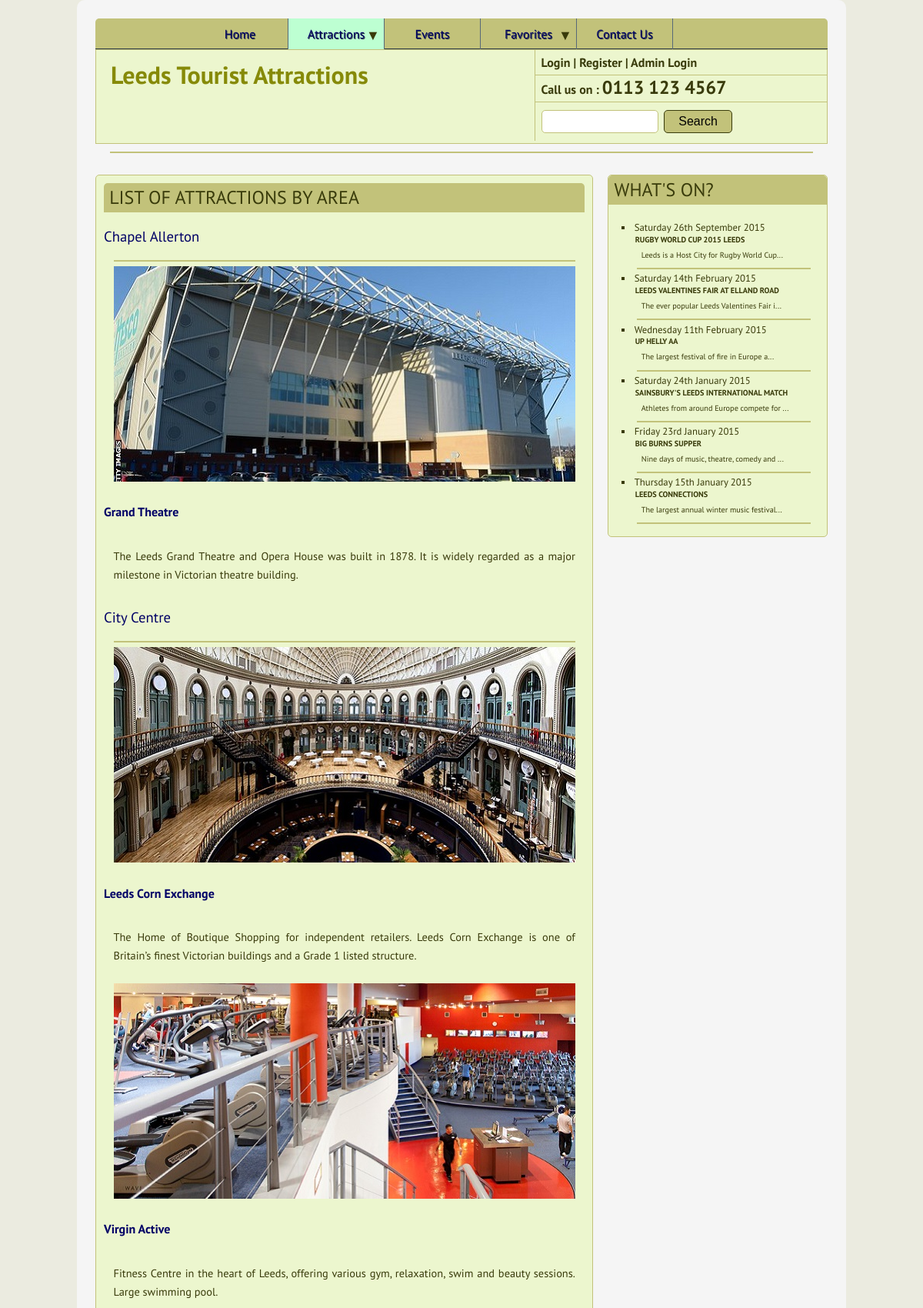
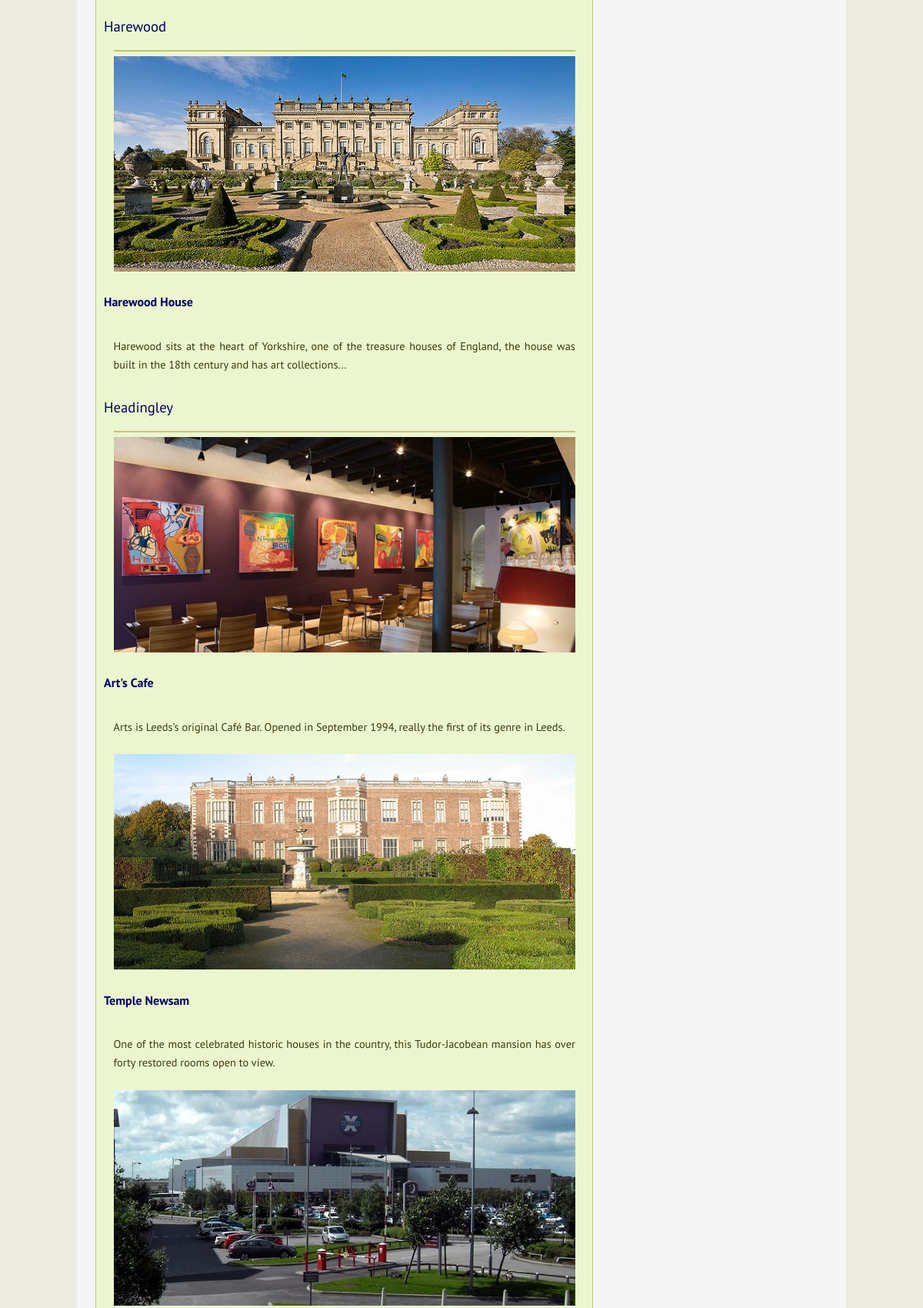
Page /attractionsArea.php (upper part) on the committed database (2 pictures, top to bottom).
### tables this page shows
CREATE TABLE IF NOT EXISTS `attraction` (
`AttractionID` int(11) NOT NULL,
  `Name` text NOT NULL,
  `Summary` text NOT NULL,
  `Description` text NOT NULL,
  `OpeningHours` text NOT NULL,
  `Type` int(11) NOT NULL,
  `Area` int(11) NOT NULL,
  `Address` text NOT NULL,
  `Postcode` varchar(10) NOT NULL,
  `Email` varchar(50) NOT NULL,
  `Website` varchar(255) NOT NULL,
  `Telephone` varchar(20) NOT NULL,
  `Start` datetime DEFAULT NULL,
  `End` datetime DEFAULT NULL,
  `AllDayEvent` tinyint(1) DEFAULT NULL,
  `ImageUrl` text NOT NULL,
  `VideoEmbed` text NOT NULL
);

CREATE TABLE IF NOT EXISTS `area` (
`AreaID` int(11) NOT NULL,
  `AreaName` varchar(100) NOT NULL
);

CREATE TABLE IF NOT EXISTS `events` (
`EventID` int(11) NOT NULL,
  `Title` varchar(200) NOT NULL,
  `Summary` varchar(200) NOT NULL,
  `Description` varchar(200) NOT NULL,
  `Date` date NOT NULL,
  `Image` varchar(200) NOT NULL,
  `alt` varchar(200) NOT NULL
);

### attractionsArea.php (the view, shortened to what this page needs)
<!DOCTYPE html>
<?php
include "includes/head.php";
?>
<?php
$sql = "SELECT Attraction.*, Area.AreaName \n"
    .  "FROM Attraction \n"
    .  "INNER JOIN Area ON Attraction.Area=Area.AreaID \n"
    .  "ORDER BY AreaName";
	$result = $con->query($sql);
?>
<body>
	<div class="page">
		<header>
			<nav class="clearfix">
				<?php
				echo build_menu(2);
				?>
			</nav>
			<?php include "includes/header.php"; ?>
		</header>
	<hr>
	<article>
			<h2>List of Attractions by Area</h2>
		<?php
			$areaname = NULL;
			while ($row = mysqli_fetch_array($result))
			{
				if($row['AreaName'] != $areaname) {
						$areaname = $row['AreaName'];
						echo ' 		<h3><a href="">' . $areaname. '</h3>';
						echo '           <hr>';
					}
						echo '			<img src="' . $row['ImageUrl'] . '"/>';
						echo '				<h4><a href="details.php?ID='. $row['AttractionID']. '">' . $row['Name'] . '</a></h4>';
						echo '				<p>' . $row['Summary'] . '</p>';
			}
		?>
	</article>
		<aside>
			<div>
			<h2>What's on?</h2>
			<?php include "includes/whatson.php"; ?>
			</div>
		</aside>
		<?php
		include"includes/footer.php";
		?>
</body>
</html>

### includes/whatson.php (shortened to what this page needs)
	<ul class="whatson " style="list-style-type:square">
<?php
	$Query  = "SELECT events.*";
	$Query .= "FROM events ";
	$Query .= "ORDER BY Date DESC ";
		$whatson_result = $con->query($Query);
		while ($rows = mysqli_fetch_array($whatson_result))
		{
			$summary = $rows['Summary'];
			$summarydisplay = substr($summary, 0, 40);
			$date = date_create($rows['Date']);
			echo ' 	<li >';
			echo ' 		<div id= "thumb_date">'.date_format($date, 'l jS F Y') .'</div>';
			echo ' 		<div id="thumb_text">';
			echo '           <a href="event-details.php?ID='. $rows['EventID']. '">';
			echo '				<h4>' . $rows['Title'] . '</h4>';
			echo '			 </a>';
			echo ' 				<p>' . $summarydisplay . '...</p>';
			echo ' 		</div>';
			echo ' 	</li>';
			echo '  <hr>';
		}
	?>
</ul>

### styles/styles.css (style rules this page uses)
html, body, div,h1, h2, h3, p, ul, li, img, p, input { margin: 0; padding: 0; font-size: 100%; }
*, html { -webkit-box-sizing: border-box; -moz-box-sizing: border-box; box-sizing:border-box; }
article,section, aside, hgroup, nav, header, footer, figure, figcaption { display: block; }
body { color: #393B0B; line-height: 1.5em; font-family: 'PT Sans', Arial, sans-serif; background: #EBEBE0; }
.page { max-width: 1000px; width: 96%; height: auto; margin: 0 auto; position: relative; background: #F5F5F5; border-radius: 10px; -moz-border-radius: 10px; -webkit-border-radius: 10px; padding: 2%; }
h2 { font-size: 1.6em; font-weight: normal; margin: 0 1em 1em; text-transform: uppercase; padding: .3em; background-color: #C2C27A; border-radius: 5px 5px 0px 0px; -moz-border-radius: 5px 5px 0px 0px; -webkit-border-radius: 5px 5px 0px 0px; }
h3 { font-size: 1.4em; font-weight: normal; margin: 2% 0 1% 0; }
h4 { font-size: 1.1em; font-weight: bold; margin: 0; }
p { margin: .50em; padding: 0; text-align: justify; }
img { max-width: 100%; height: auto; width: auto; margin-left: 2%; border: 0; }
a { font-size: 1em; color:#000066; text-decoration: none; }
ul { list-style: none; }
article { padding: 10px; width: 100%; }
.clearfix:before, .clearfix:after { content: " "; display: inline; }
.clearfix:after { clear: both; }
nav { height: 40px; width: 100%; background: #C2C27A; font-size: 16px; font-weight: normal; position:relative; border-bottom: 1px solid #283744; border-radius: 5px 5px 0px 0px; -moz-border-radius: 5px 5px 0px 0px; -webkit-border-radius: 5px 5px 0px 0px; }

### styles/large_screen.css (style rules this page uses)
.page { width: 96%; }
p { margin: 0 0 .75em 0; padding: 2%; font-size: 0.9em; }
article { width: 68%; height:auto; margin: 2% 0 2% 0%; padding: 0px auto; float: left; border: 1px solid #C2C27A; background-color: #ECF6CE; border-radius: 5px; -moz-border-radius: 5px; -webkit-border-radius: 5px; }
article p { text-align: justify; }
article h2 { margin: 0 0 15px; color: #393B0B; }
aside { width: 30%; height: auto; float:right; margin: 2% 0 1% 0; padding: 0px; border: 1px solid #C2C27A; border-radius: 5px; -moz-border-radius: 5px; -webkit-border-radius: 5px; background: #ECF6CE; }
aside h2 { margin-top:0px; }
aside ul { padding: 0 1em 0 2em; }
aside ul li { font-size: 80%; line-height: 100%; padding:.3em .4em .2em .1em; }
aside ul li a h4 { width: 100%; font-size: .8em; font-weight:bold; margin: 0px; text-transform: uppercase; padding:.3em .4em .2em .1em; color:#393B0B; }
aside ul li p { font-size: 80%; line-height: 90%; padding:.3em .4em .2em .1em; }
#thump_text p aside h2, ul>li, #thumb_text, #thumb_date { margin: 0; }
hr { width: 96%; margin: 1% auto; border: 1px solid #C2C27A; }
#thumb_text p { font-size: .8em; font-weight: normal; margin: 1px 1px 1px 4px; padding:.5em; line-height: 1em; color:#393B0B; }

### styles/small_screen.css (style rules this page uses)
.page { width: 96%; position: relative; font-size: .857em; }
h2 { text-align: center; font-size: 1em; }
nav { border-bottom: 0; height: auto; }
article { width: 100%; height:auto; margin: 2% 0 2% 0%; padding: 0px auto; clear: both; border: 1px solid #C2C27A; background-color: #ECF6CE; border-radius: 5px; -moz-border-radius: 5px; -webkit-border-radius: 5px; }
article p { text-align: justify; }
article h2 { margin: 0 0 15px; color: #393B0B; }
aside { width: 100%; height: auto; float:right; margin: 2% 0 2% 0; padding: 0px; border: 1px solid #C2C27A; border-radius: 5px; -moz-border-radius: 5px; -webkit-border-radius: 5px; background: #ECF6CE; }
aside h2 { margin:0px; }
aside ul li { font-size: 80%; line-height: 100%; padding:.3em .4em .2em .1em; }
aside ul li a h4 { width: 100%; font-size: .8em; font-weight:bold; margin: 0px; text-transform: uppercase; padding:.3em .4em .2em .1em; color:#393B0B; }
aside ul li p { font-size: 100%; line-height: 90%; padding:.3em .4em .2em .1em; }
hr { width: 98%; margin: 1% auto; border: 1px solid #C2C27A; }

### rows in the picture
attraction: area.AreaName "Chapel Allerton", ImageUrl (picture), Name "Grand Theatre", Summary "The Leeds Grand Theatre and Opera House was built in 1878. It is widely regarded as a major milestone in Victorian theatre building."
attraction: area.AreaName "City Centre", ImageUrl (picture), Name "Leeds Corn Exchange", Summary "The Home of Boutique Shopping for independent retailers. Leeds Corn Exchange is one of Britain’s finest Victorian buildings and a Grade 1 listed structure."
attraction: ImageUrl (picture), Name "Virgin Active", Summary "Fitness Centre in the heart of Leeds, offering various gym, relaxation, swim and beauty sessions. Large swimming pool."
attraction: area.AreaName "Harewood", ImageUrl (picture), Name "Harewood House", Summary "Harewood sits at the heart of Yorkshire, one of the treasure houses of England, the house was built in the 18th century and has art collections..."
attraction: area.AreaName "Headingley", ImageUrl (picture), Name "Art's Cafe", Summary "Arts is Leeds’s original Café Bar. Opened in September 1994, really the first of its genre in Leeds."
attraction: ImageUrl (picture), Name "Temple Newsam", Summary "One of the most celebrated historic houses in the country, this Tudor-Jacobean mansion has over forty restored rooms open to view."
attraction: ImageUrl (picture)
events: Date "Saturday 26th September 2015", Title "RUGBY WORLD CUP 2015 LEEDS", Summary "Leeds is a Host City for Rugby World Cup"
events: Date "Saturday 14th February 2015", Title "LEEDS VALENTINES FAIR AT ELLAND ROAD", Summary "The ever popular Leeds Valentines Fair i"
events: Date "Wednesday 11th February 2015", Title "UP HELLY AA", Summary "The largest festival of fire in Europe a"
events: Date "Saturday 24th January 2015", Title "SAINSBURY'S LEEDS INTERNATIONAL MATCH", Summary "Athletes from around Europe compete for"
events: Date "Friday 23rd January 2015", Title "BIG BURNS SUPPER", Summary "Nine days of music, theatre, comedy and"
events: Date "Thursday 15th January 2015", Title "LEEDS CONNECTIONS", Summary "The largest annual winter music festival"
